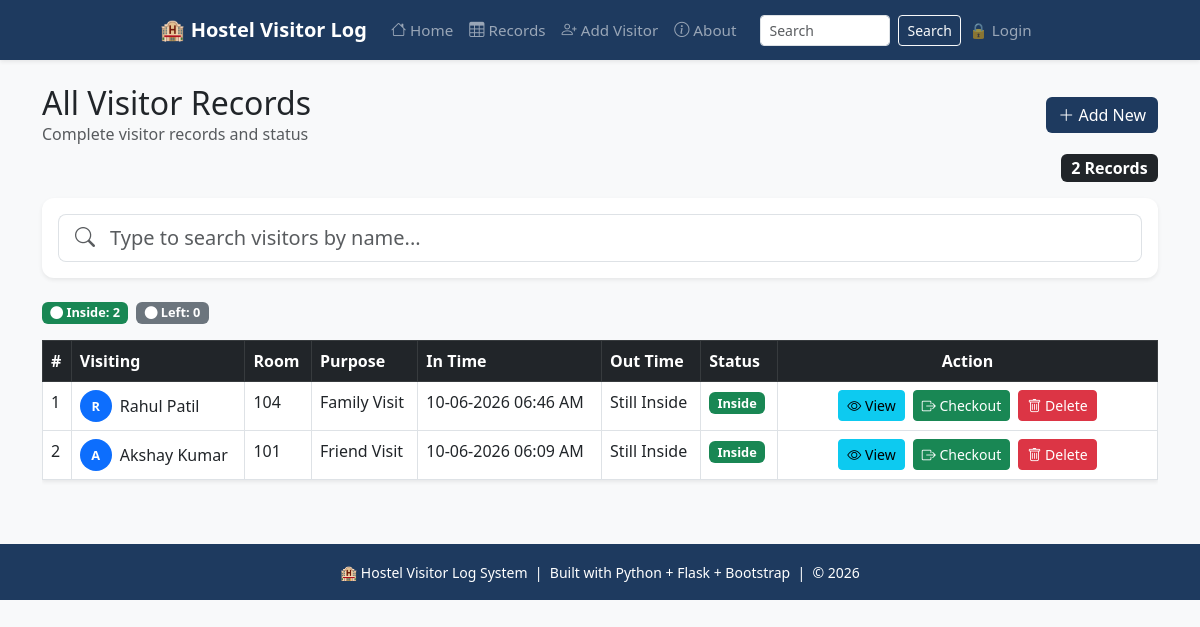
The app's page /records, older data.
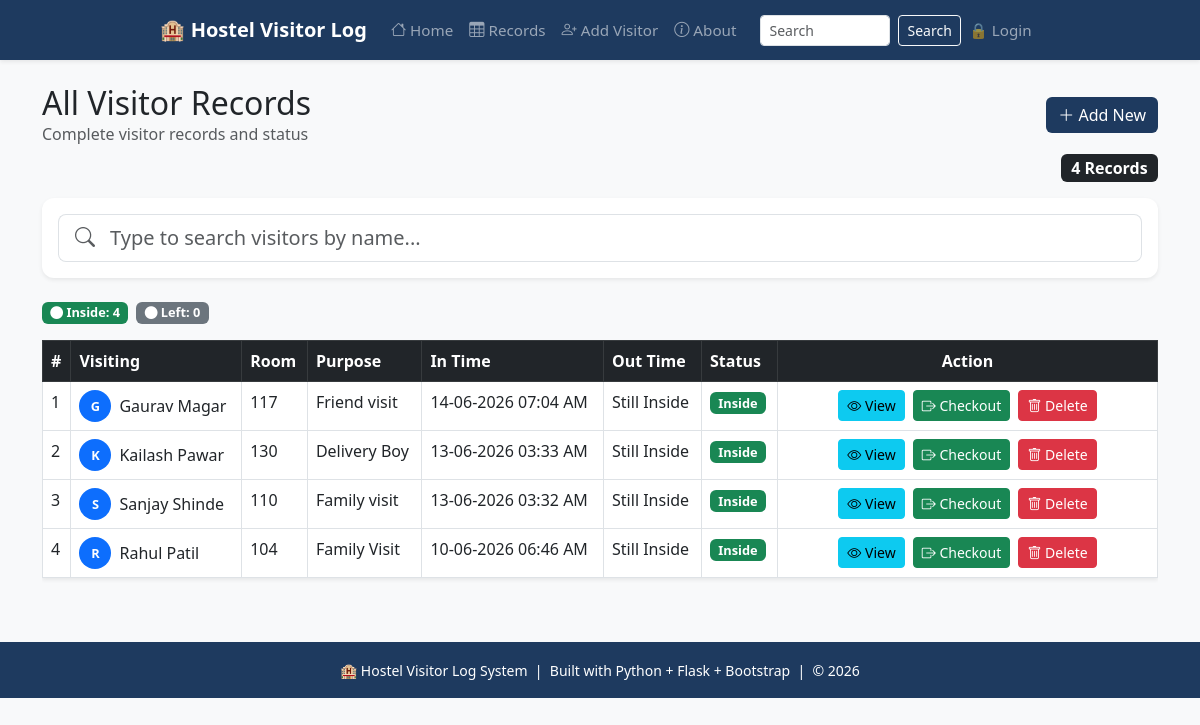
The same page, newer data.
### tables this page shows
CREATE TABLE visitors (
            id INTEGER PRIMARY KEY AUTOINCREMENT,
            visitor_name TEXT NOT NULL,
            student_name TEXT NOT NULL,
            room_number TEXT NOT NULL,
            purpose TEXT NOT NULL,
            in_time TEXT NOT NULL,
            out_time TEXT NOT NULL DEFAULT 'Still Inside',
            status TEXT DEFAULT 'Inside'
        );

### app.py (the view)
@app.route('/records')
def records():
    room = request.args.get('room')
    status = request.args.get('status')
    q = request.args.get('q')
    conn = get_db()
    query = "SELECT * FROM visitors WHERE 1=1"
    params = []
    if room:
        query += " AND room_number = ?"
        params.append(room)
    if status:
        query += " AND status = ?"
        params.append(status)
    if q:
        query += " AND visitor_name LIKE ?"
        params.append(f"%{q}%")
    query += " ORDER BY id DESC"
    visitors = conn.execute(query, params).fetchall()
    conn.close()
    return render_template('records.html', visitors=visitors)

### app.py (called while the page is built)
def get_db():
    conn = sqlite3.connect('database.db')
    conn.row_factory = sqlite3.Row
    return conn

@app.context_processor
def inject_user():
    return dict(current_user=session.get('username'))

### templates/records.html (shortened to what this page needs)
{% extends 'base.html' %}
{% block content %}
<div class="d-flex justify-content-between align-items-center mb-2">
    <div>
        <h2 class="mb-0">All Visitor Records</h2>
        <p class="text-muted mb-0">Complete visitor records and status</p>
    </div>
    <a href="{{ url_for('add_visitor') }}" class="btn btn-brand">
        <i class="bi bi-plus-lg"></i> Add New
    </a>
</div>
<div class="d-flex justify-content-end mb-3">
    <span class="badge bg-dark fs-6" id="recordBadge">0 Records</span>
</div>
<div class="card shadow-sm mb-4">
    <div class="card-body">
        <div class="input-group input-group-lg">
            <span class="input-group-text bg-white border-end-0">
                <i class="bi bi-search text-muted"></i>
            </span>
            <input type="text" id="recordSearch" class="form-control border-start-0 ps-0"
                   placeholder="Type to search visitors by name...">
        </div>
    </div>
</div>
<div class="d-flex gap-2 mb-3" id="statusBadges">
</div>
<div class="table-responsive">
    <table class="table table-hover table-bordered shadow-sm">
        <thead class="table-dark">
            <tr>
                <th>#</th>
                <th>Visiting</th>
                <th>Room</th>
                <th>Purpose</th>
                <th>In Time</th>
                <th>Out Time</th>
                <th>Status</th>
                <th width="380px" class="text-center">Action</th>
            </tr>
        </thead>
        <tbody id="tableBody">
            {% for visitor in visitors %}
            <tr data-status="{{ visitor.status }}">
                <td>{{ loop.index }}</td>
                <td class="visitor-name">
                    <div class="d-flex align-items-center">
                        <span class="badge rounded-circle bg-primary me-2" style="width:32px;height:32px;line-height:24px;">
                            {{ visitor.visitor_name[0] }}
                        </span>
                        {{ visitor.visitor_name }}
                    </div>
                </td>
                <td>{{ visitor.room_number }}</td>
                <td>{{ visitor.purpose }}</td>
                <td>{{ visitor.in_time }}</td>
                <td>{{ visitor.out_time or 'Still Inside' }}</td>
                <td>
                    <span class="badge {% if visitor.status == 'Inside' %}bg-success{% else %}bg-secondary{% endif %}">
                        {{ visitor.status }}
                    </span>
                </td>
                <td class="text-center" style="white-space: nowrap;">
                    <a href="{{ url_for('details', id=visitor.id) }}"
                       class="btn btn-sm btn-info me-1">
                        <i class="bi bi-eye"></i> View
                    </a>
                    {% if visitor.status == 'Inside' %}
                    <form action="{{ url_for('checkout_visitor', id=visitor.id) }}" method="POST" style="display:inline;">
                        <button type="submit" class="btn btn-sm btn-success me-1"
                                onclick="return confirm('Checkout {{ visitor.visitor_name }}?')">
                            <i class="bi bi-box-arrow-right"></i> Checkout
                        </button>
                    </form>
                    {% endif %}
                    <form action="{{ url_for('delete_visitor', id=visitor.id) }}" method="POST" style="display:inline;">
                        <button type="submit" class="btn btn-sm btn-danger"
                                onclick="return confirm('Delete {{ visitor.visitor_name }}? This cannot be undone.')">
                            <i class="bi bi-trash"></i> Delete
                        </button>
                    </form>
                </td>
            </tr>
            {% endfor %}
        </tbody>
    </table>
</div>
{% endblock %}

Row changes from the older to the newer data that the page shows:
removed visitors: visitor_name "A", visitor_name "Akshay Kumar", room_number "101", purpose "Friend Visit", in_time "10-06-2026 06:09 AM", out_time "Still Inside", status "Inside"
added visitors: visitor_name "G", visitor_name "Gaurav Magar", room_number "117", purpose "Friend visit", in_time "14-06-2026 07:04 AM", out_time "Still Inside", status "Inside"
added visitors: visitor_name "K", visitor_name "Kailash Pawar", room_number "130", purpose "Delivery Boy", in_time "13-06-2026 03:33 AM", out_time "Still Inside", status "Inside"
added visitors: visitor_name "S", visitor_name "Sanjay Shinde", room_number "110", purpose "Family visit", in_time "13-06-2026 03:32 AM", out_time "Still Inside", status "Inside"
Text that changed along with them:
text written by a page script: "2 Records" → "4 Records"
text written by a page script: "Inside: 2 Left: 0" → "Inside: 4 Left: 0"
